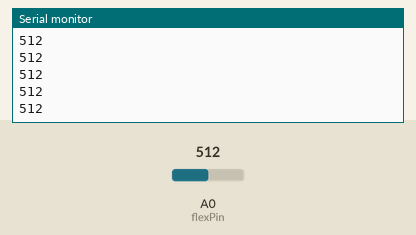
Simulated run of this sketch. Board: Arduino Uno, built with avr-gcc and run on an emulated ATmega328P. On the bench: the last lines printed to the serial monitor. The inputs (shaded band) are chosen by the test bench; at power-on: A0 (flexPin) = 512.

Above: at 3.4 s.
3.5 s: A0 (flexPin) set to 145
At 3.51 s:
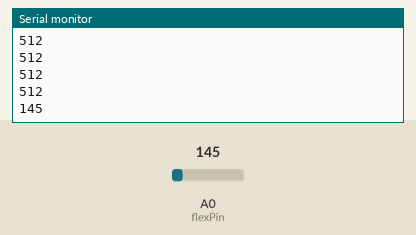
5.0 s: A0 (flexPin) set to 128
At 8.5 s:
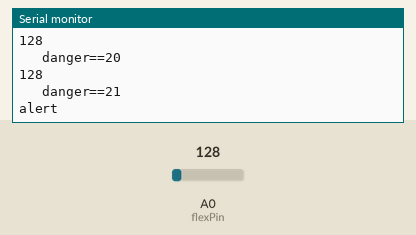
Timing chart, 0 to 10.0 s (numbered marks = the images above; inputs shaded):
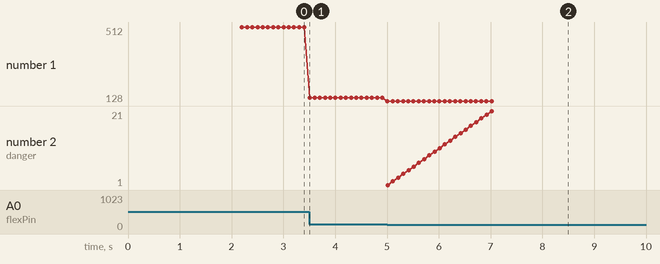

Measured:
- the behaviour switches between 140 and 139 on A0 (flexPin) (found by bisection; images 1 and 2)
- after the input at 3.5 s, the serial monitor: prints a new line at once (image 1)
- after the input at 5.0 s, the serial monitor: prints a new line at once (image 2)
- plotted number 1: 512 → 145 after the input at 3.5 s, 145 → 128 after the input at 5.0 s

The sketch:

anti_abduction_device.ino
```cpp
 /* Mahmudul Islam
 * EEE,Bangladesh University of Engineering and Technology (BUET)
 * Email: mahmudulislam299@gmail.com
 */

const int flexPin = A0; //pin A0 to read analog input
char phone_no[] = "+880*********";  //phone number to alert

//Variables:
int flexvalue, danger=0, th=140, danger_limit=20;


void setup(){

  Serial.begin(9600);  //Open Serial connection at baud 9600
  delay(2000);
  Serial.println("AT+CMGF=1"); //set GSM to text mode
  delay(200);
}

void loop()
{
  flexsensor();
}

void flexsensor(){

  flexvalue= analogRead(flexPin);         //Read and save analog flexvaluefrom potentiometer
  Serial.println(flexvalue);               //Print value

  if(flexvalue<th){
    danger=danger+1;
    Serial.print("   danger==");
    Serial.println(danger);
    }

  if(danger>danger_limit) // danger cross the limit the alert message send
  {
    danger=0;
    Serial.println("alert");
    delay(2000);
    message();
//    delay(3000);
//    Serial.println("phone call ending and sms start to sending");
//    call();

  }
  delay(100);                          //Small delay

}

void message()
{
 Serial.print("AT+CMGS=\"");
Serial.print(phone_no);
Serial.println("\"");

delay(1000);  // delay is must it waits for > symbol

Serial.print("user in danger.");  //SMS body
Serial.write(0x1A);  // sends ctrl+z end of message
//Serial.write(0x0D);  // Carriage Return in Hex
//Serial.write(0x0A);  // Line feed in Hex

//The 0D0A pair of characters is the signal for the end of a line and beginning of another.
delay(1000);
}


void call(){
  delay(500);
  Serial.print("ATD");; //Dial the phone number using ATD command
  Serial.print(phone_no);
  Serial.println(";"); // Semicolon is a must at the end
  delay(12000);
  Serial.println("ATH"); // After a delay of 5 secs Hang the call

}
```
